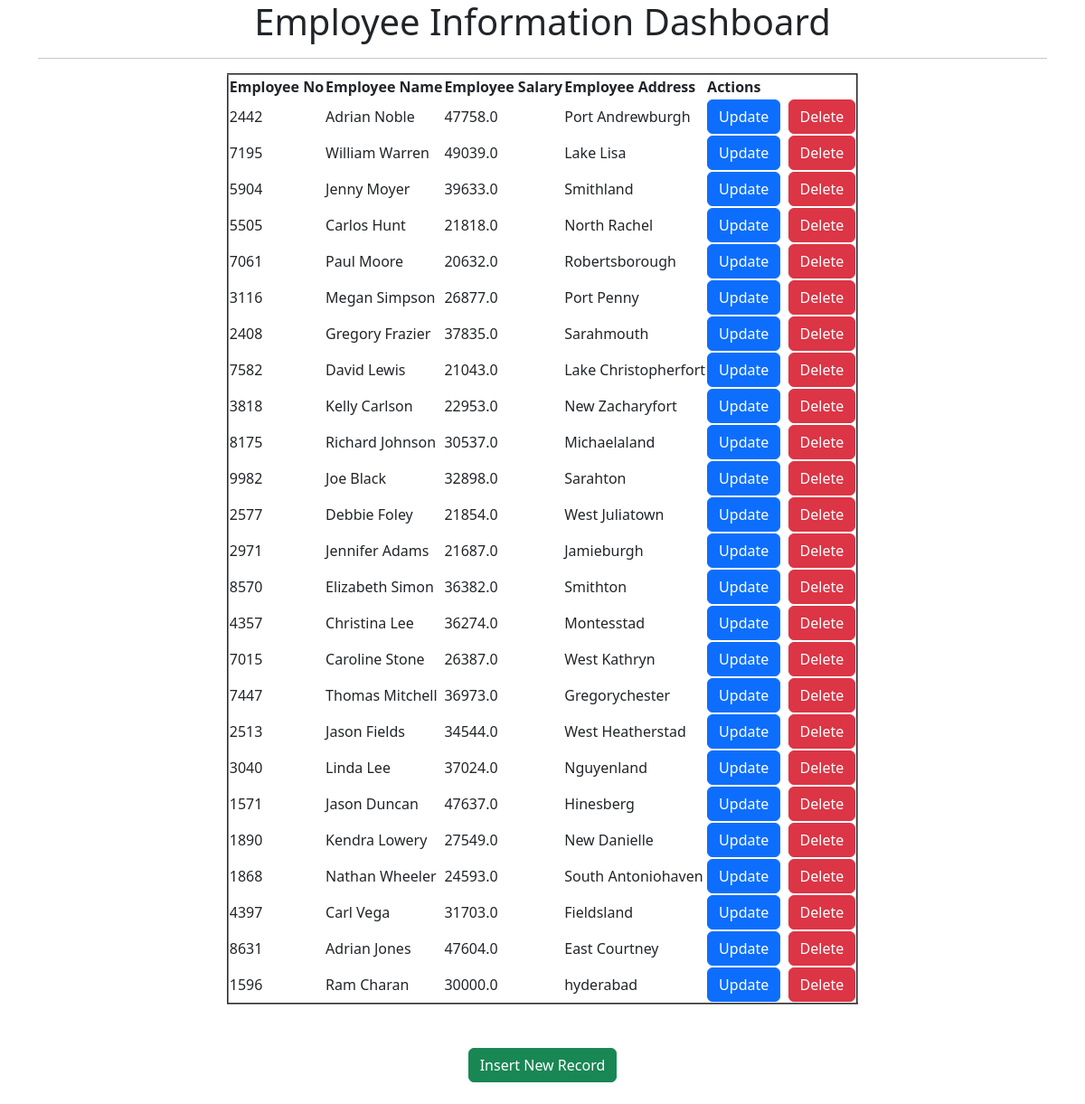
The page / on the database its author committed.
### crudfbvapp/models.py (models this page shows)
class EmployeeModel(models.Model):
    eno = models.IntegerField(unique=True)
    ename = models.CharField(max_length=20)
    esal = models.FloatField()
    eaddr = models.CharField(max_length=120)

### crudfbvapp/views.py (the view)
# urls.py: path('',retriew_view,name='retriew_view'),
def retriew_view(request):
    employees = EmployeeModel.objects.all()
    return render(request,'crudfbvapp/home.html',{'employees':employees})

### crudfbvapp/templates/crudfbvapp/home.html
{% extends 'crudfbvapp/base.html' %}
{% block main-content %}
    <h1>Employee Information Dashboard</h1><hr>
    <table border="2">
        <thead>
            <th>Employee No</th>
            <th>Employee Name</th>
            <th>Employee Salary</th>
            <th>Employee Address</th>
            <th>Actions</th>
        </thead>
        {% for emp in employees %}
        <tr>
            <td>{{ emp.eno }}</td>
            <td>{{ emp.ename }}</td>
            <td>{{ emp.esal }}</td>
            <td>{{ emp.eaddr }}</td>
            <td><a href="/update_view/{{ emp.id }}" class="btn btn-primary">Update</a>&nbsp&nbsp<a href="/delete/{{ emp.id }}" class="btn btn-danger">Delete</a></td>
        </tr>
        {% endfor %}
    </table>
    <br><br>
    <a href="{% url 'insert_view' %}"><button class="btn btn-success">Insert New Record</button></a><br><br>
{% endblock main-content %}

### crudfbvapp/templates/crudfbvapp/base.html (shortened to what this page needs)
<!doctype html>
<html lang="en">
  <head>
    <link href="https://cdn.jsdelivr.net/npm/bootstrap@5.3.2/dist/css/bootstrap.min.css" rel="stylesheet">
  </head>
  <body>
        <div class="container" align="center">
            {% block main-content %}
            {% endblock main-content %}
        </div>
  </body>
</html>

### rows shown on the page
EmployeeModel: eno "2442", ename "Adrian Noble", esal "47758.0", eaddr "Port Andrewburgh"
EmployeeModel: eno "7195", ename "William Warren", esal "49039.0", eaddr "Lake Lisa"
EmployeeModel: eno "5904", ename "Jenny Moyer", esal "39633.0", eaddr "Smithland"
EmployeeModel: eno "5505", ename "Carlos Hunt", esal "21818.0", eaddr "North Rachel"
EmployeeModel: eno "7061", ename "Paul Moore", esal "20632.0", eaddr "Robertsborough"
EmployeeModel: eno "3116", ename "Megan Simpson", esal "26877.0", eaddr "Port Penny"
EmployeeModel: eno "2408", ename "Gregory Frazier", esal "37835.0", eaddr "Sarahmouth"
EmployeeModel: eno "7582", ename "David Lewis", esal "21043.0", eaddr "Lake Christopherfort"
EmployeeModel: eno "3818", ename "Kelly Carlson", esal "22953.0", eaddr "New Zacharyfort"
EmployeeModel: eno "8175", ename "Richard Johnson", esal "30537.0", eaddr "Michaelaland"
EmployeeModel: eno "9982", ename "Joe Black", esal "32898.0", eaddr "Sarahton"
EmployeeModel: eno "2577", ename "Debbie Foley", esal "21854.0", eaddr "West Juliatown"
EmployeeModel: eno "2971", ename "Jennifer Adams", esal "21687.0", eaddr "Jamieburgh"
EmployeeModel: eno "8570", ename "Elizabeth Simon", esal "36382.0", eaddr "Smithton"
EmployeeModel: eno "4357", ename "Christina Lee", esal "36274.0", eaddr "Montesstad"
EmployeeModel: eno "7015", ename "Caroline Stone", esal "26387.0", eaddr "West Kathryn"
EmployeeModel: eno "7447", ename "Thomas Mitchell", esal "36973.0", eaddr "Gregorychester"
EmployeeModel: eno "2513", ename "Jason Fields", esal "34544.0", eaddr "West Heatherstad"
EmployeeModel: eno "3040", ename "Linda Lee", esal "37024.0", eaddr "Nguyenland"
EmployeeModel: eno "1571", ename "Jason Duncan", esal "47637.0", eaddr "Hinesberg"
EmployeeModel: eno "1890", ename "Kendra Lowery", esal "27549.0", eaddr "New Danielle"
EmployeeModel: eno "1868", ename "Nathan Wheeler", esal "24593.0", eaddr "South Antoniohaven"
EmployeeModel: eno "4397", ename "Carl Vega", esal "31703.0", eaddr "Fieldsland"
EmployeeModel: eno "8631", ename "Adrian Jones", esal "47604.0", eaddr "East Courtney"
EmployeeModel: eno "1596", ename "Ram Charan", esal "30000.0", eaddr "hyderabad"
